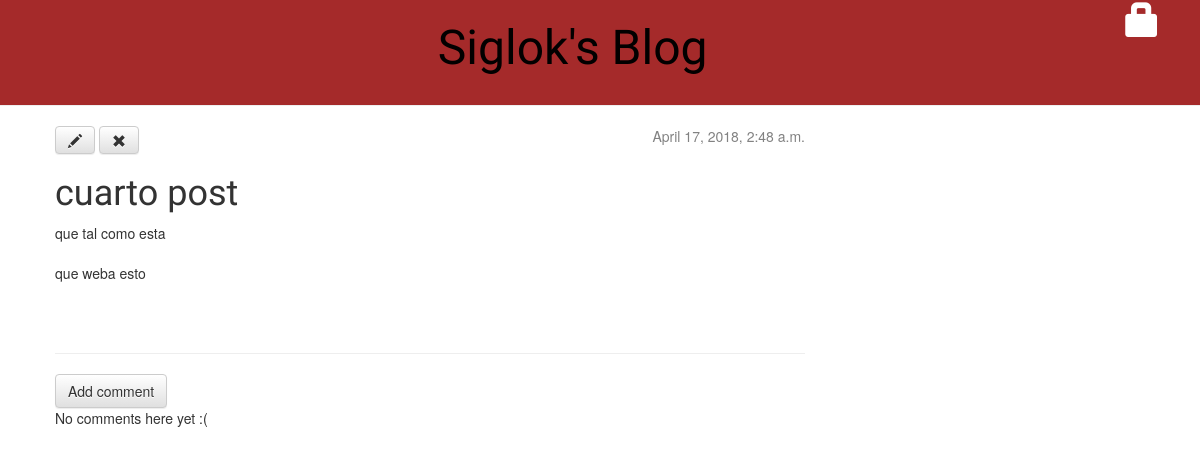
Page /post/4/ on the earlier database version.
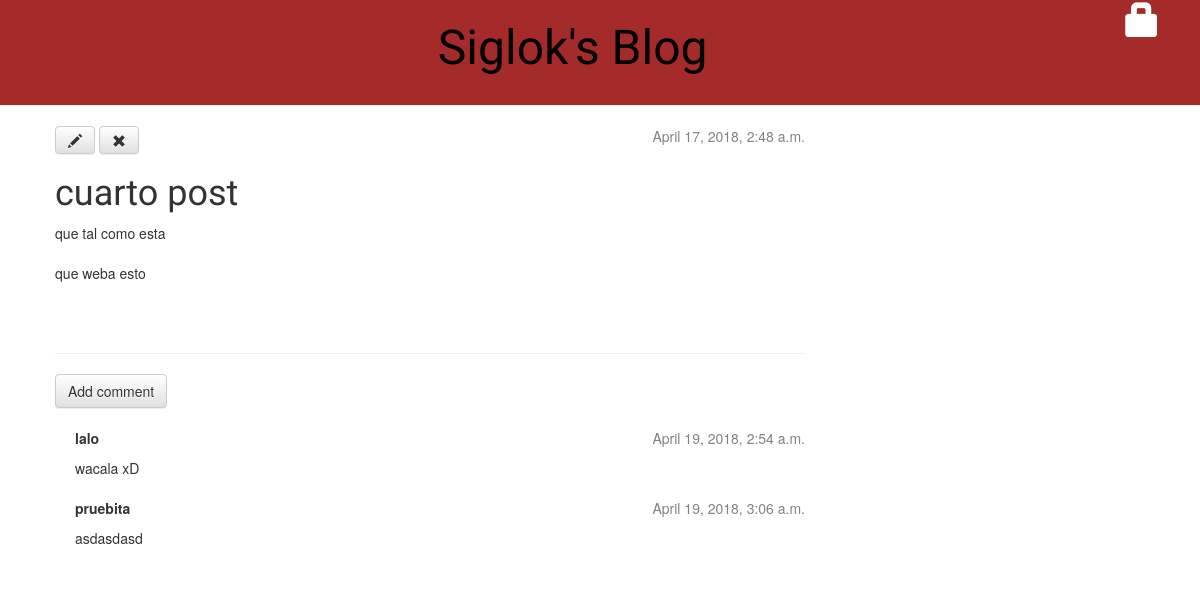
Same page on the later database version.
### blog/models.py (models this page shows, shortened)
class Comment(models.Model):
    post = models.ForeignKey('blog.Post', related_name='comments')
    author = models.CharField(max_length=200)
    text = models.TextField()
    created_date = models.DateTimeField(default=timezone.now)
    approved_comment = models.BooleanField(default=False)

### blog/views.py (the view)
# urls.py: url(r'^post/(?P<pk>[0-9]+)/$', views.post_detail,  name='post_detail'),
def post_detail(request, pk):
    post = get_object_or_404(Post, pk=pk)
    return render(request, 'blog/post_detail.html', {'post': post})

### blog/templates/blog/post_detail.html (shortened to what this page needs)
{% extends 'blog/base.html' %}
{% block content %}
    <div class="post">
        {% if post.published_date %}
            <div class="date">
                {{ post.published_date }}
            </div>
        {% else %}
            <a class="btn btn-default" href="{% url 'post_publish' pk=post.pk %}">Publish</a>
        {% endif %}
        <a class="btn btn-default" href="{% url 'post_edit' pk=post.pk %}"><span class="glyphicon glyphicon-pencil"></span></a>
        <a class="btn btn-default" href="{% url 'post_remove' pk=post.pk %}"><span class="glyphicon glyphicon-remove"></span></a>
        <h1>{{ post.title }}</h1>
        <p>{{ post.text|linebreaksbr }}</p>
    </div>
    <hr>
    <a class="btn btn-default" href="{% url 'add_comment_to_post' pk=post.pk %}">Add comment</a>
    {% for comment in post.comments.all %}
    {% if user.is_authenticated or comment.approved_comment %}
    <div class="comment">
        <div class="date">
            {{ comment.created_date }}
        </div>
        <strong>{{ comment.author }}</strong>
        <p>{{ comment.text|linebreaks }}</p>
    </div>
    {% endif %}
{% empty %}
    <p>No comments here yet :(</p>
{% endfor %}
{% endblock %}

Differences in the rows shown:
added Comment: created_date "April 19, 2018, 2:54 a.m.", author "lalo", text "wacala xD"
added Comment: created_date "April 19, 2018, 3:06 a.m.", author "pruebita", text "asdasdasd"
Other differences:
text no longer shown: "No comments here yet :("
